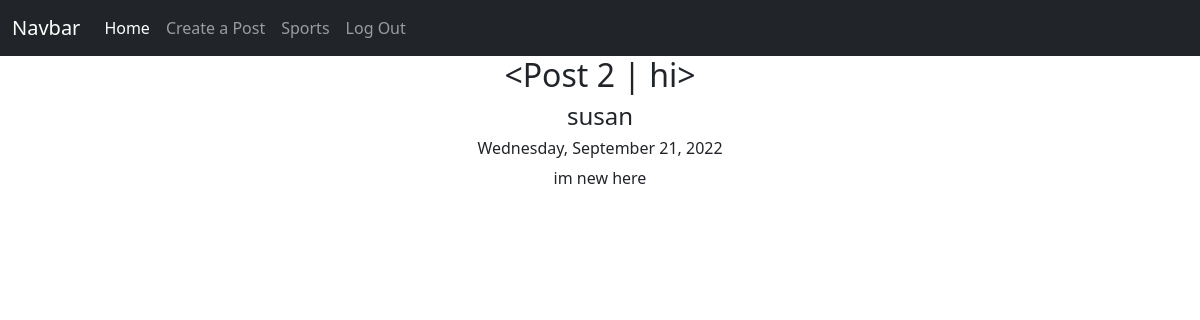
/posts/2 (signed in), run on the app's committed database.
### app/models.py (models this page shows, shortened)
class Post(db.Model):
    id = db.Column(db.Integer, primary_key=True)
    title = db.Column(db.String(50), nullable=False)
    body = db.Column(db.String(255), nullable=False)
    date_created = db.Column(db.DateTime, nullable=False, default=datetime.utcnow)
    user_id = db.Column(db.Integer, db.ForeignKey('user.id'))
    def __repr__(self):
        return f"<Post {self.id} | {self.title}>"

class User(db.Model, UserMixin):
    id = db.Column(db.Integer, primary_key=True)
    email = db.Column(db.String(50), nullable=False, unique=True)
    username = db.Column(db.String(50), nullable=False, unique=True)
    password = db.Column(db.String(256), nullable=False)
    date_created = db.Column(db.DateTime, nullable=False, default=datetime.utcnow)
    posts = db.relationship('Post', backref='author', lazy='dynamic')

### app/routes.py (the view)
@app.route('/posts/<post_id>')
@login_required
def view_post(post_id):
    post = Post.query.get_or_404(post_id)
    return render_template('post.html', post=post)

### app/models.py (called while the page is built)
@login.user_loader
def load_user(user_id):
    return User.query.get(user_id)

### app/templates/post.html (shortened to what this page needs)
{% extends 'base.html' %}
{% block content %}
    <h2 class="text-center">{{ post }}</h2>
    <h4 class="text-center">{{ post.author.username }}</h4>
    <h6 class="text-center">{{ post.date_created.strftime('%A, %B %d, %Y') }}</h6>
    <p class="text-center">{{ post.body }}</p>
{% endblock content %}

### data on the page
Post: id+title "<Post 2 | hi>", date_created "Wednesday, September 21, 2022", body "im new here"
User: author.username "susan"
